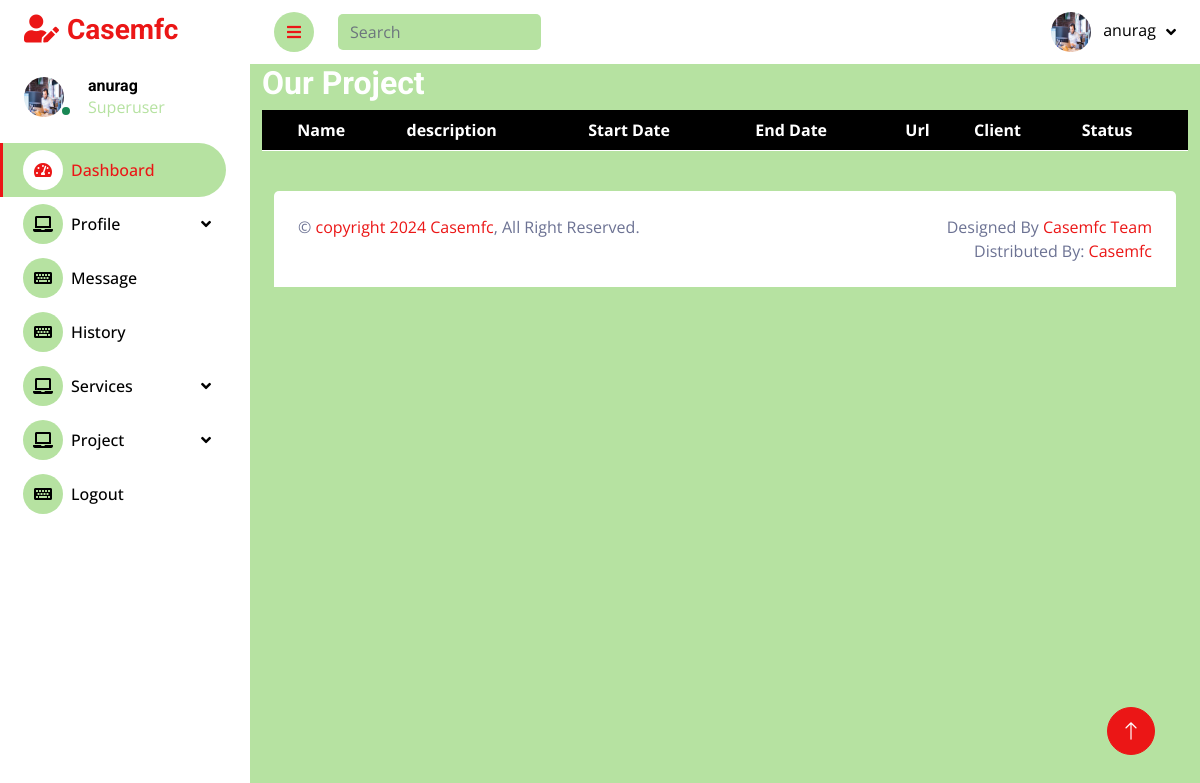
Before: /project_list (signed in) with the older database file.
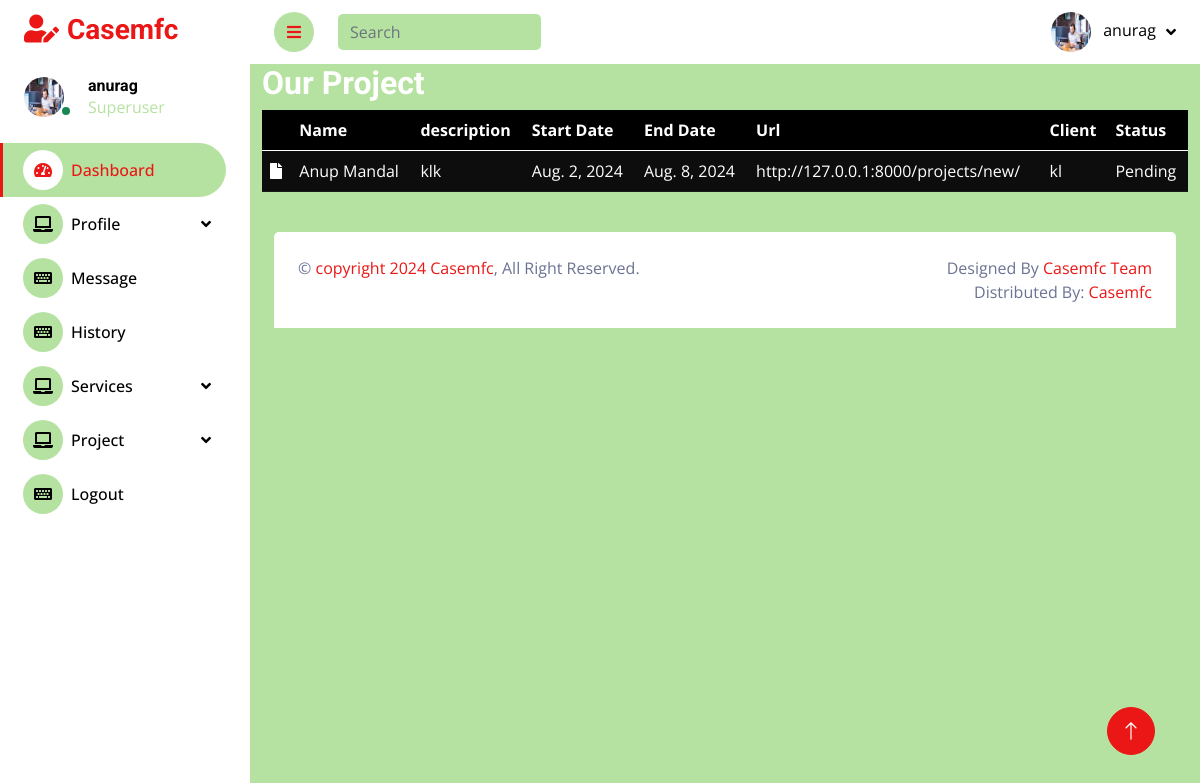
After: the same page with the newer database file.
### app/models/projects.py (models this page shows, shortened)
class Project(models.Model):
    name = models.CharField(max_length=200)  # Name of the project
    description = models.TextField()  # Detailed description of the project
    start_date = models.DateField()  # Start date of the project
    end_date = models.DateField(blank=True, null=True)  # End date (optional, in case the project is ongoing)
    url = models.URLField(max_length=200, blank=True, null=True)  # Link to the project or related site
    client = models.CharField(max_length=200, blank=True, null=True)  # Name of the client (if applicable)
    created_at = models.DateTimeField(auto_now_add=True)  # Timestamp when the project was created
    updated_at = models.DateTimeField(auto_now=True)  # Timestamp when the project was last updated
    status = models.CharField(
            max_length=20,
            choices=[('Pending', 'Pending'), ('Completed', 'Completed')],
            default='Pending'
        )

### app/views/project.py (the view)
# urls.py: path('project_list', project.project_list, name='project_list'),
@login_required(login_url='signin')
def project_list(request):
    projects = Project.objects.all().order_by('-created_at')
    return render(request, 'projects/history.html', {'projects': projects})

### app/templates/projects/history.html (shortened to what this page needs)
{% extends "dashboard/base.html" %}
{% block head %}<link rel="stylesheet" href="https://use.fontawesome.com/releases/v5.15.4/css/all.css">{% endblock head %}
{% block body %}
<div class="container">
<h2>Our Project</h2>
<div class="table-responsive">
<table id="example" class=".table-hover  table table-dark table-striped pt-3 mb-3">
    <thead>
        <tr>
            <th></th>
            <th>Name</th>
            <th>description</th>
            <th>Start Date</th>
            <th>End Date</th>
            <th>Url</th>
            <th>Client</th>
            <th>Status</th>
        </tr>
    </thead>
    <tbody>
        {% for i in projects %}
        <tr>
            <td><i class="fas fa-file"></i></td>
            <td>{{ i.name }}</td>
            <td>{{ i.description }}</td>
            <td>{{ i.start_date }}</td>
            <td>{{ i.end_date }}</td>
            <td>{{ i.url }}</td>
            <td>{{ i.client }}</td>
            <td>{{ i.status}}</td>
        </tr>
        {% endfor %}
    </tbody>
</table>
</div>
</div>
{% endblock body %}

Changed rows visible on the page:
added Project: name "Anup Mandal", description "klk", start_date "Aug. 2, 2024", end_date "Aug. 8, 2024", url "http://127.0.0.1:8000/projects/new/", client "kl", status "Pending"
